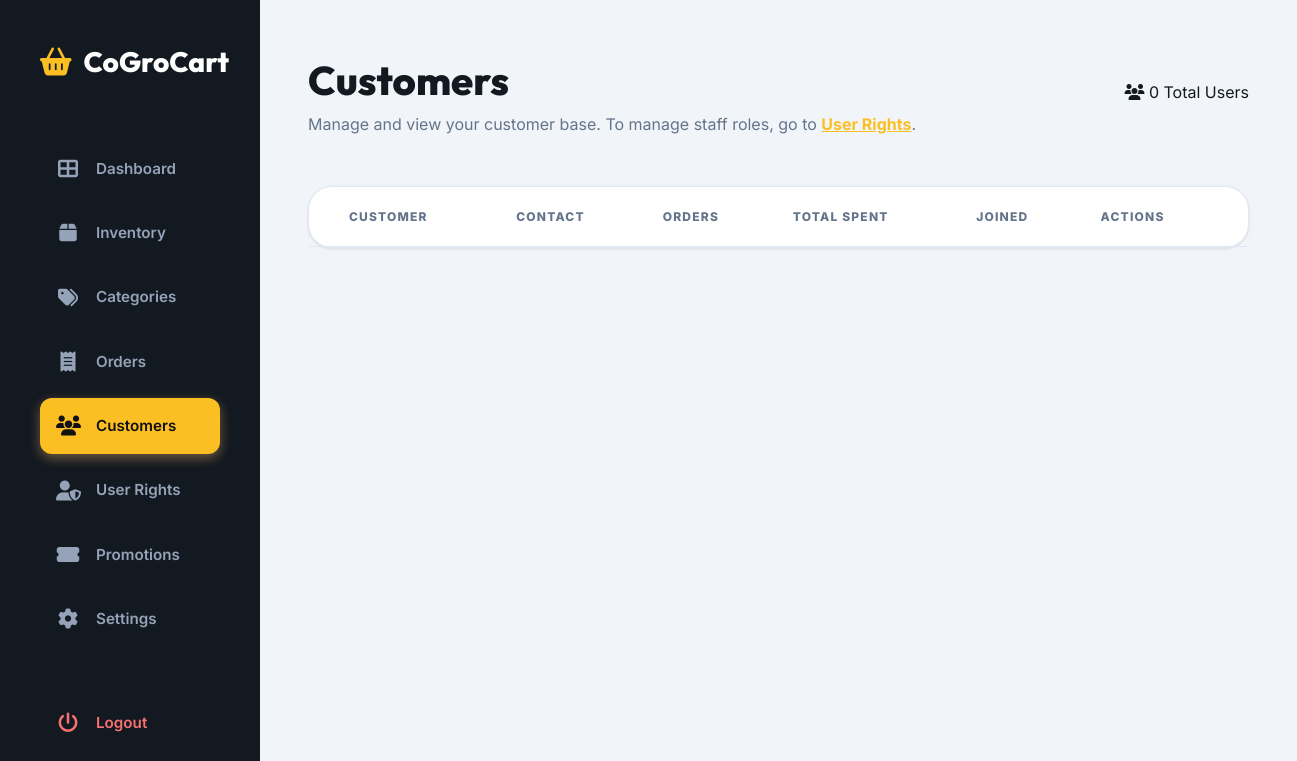
/admin/customers.php (signed in), run on an earlier commit of the app's database.
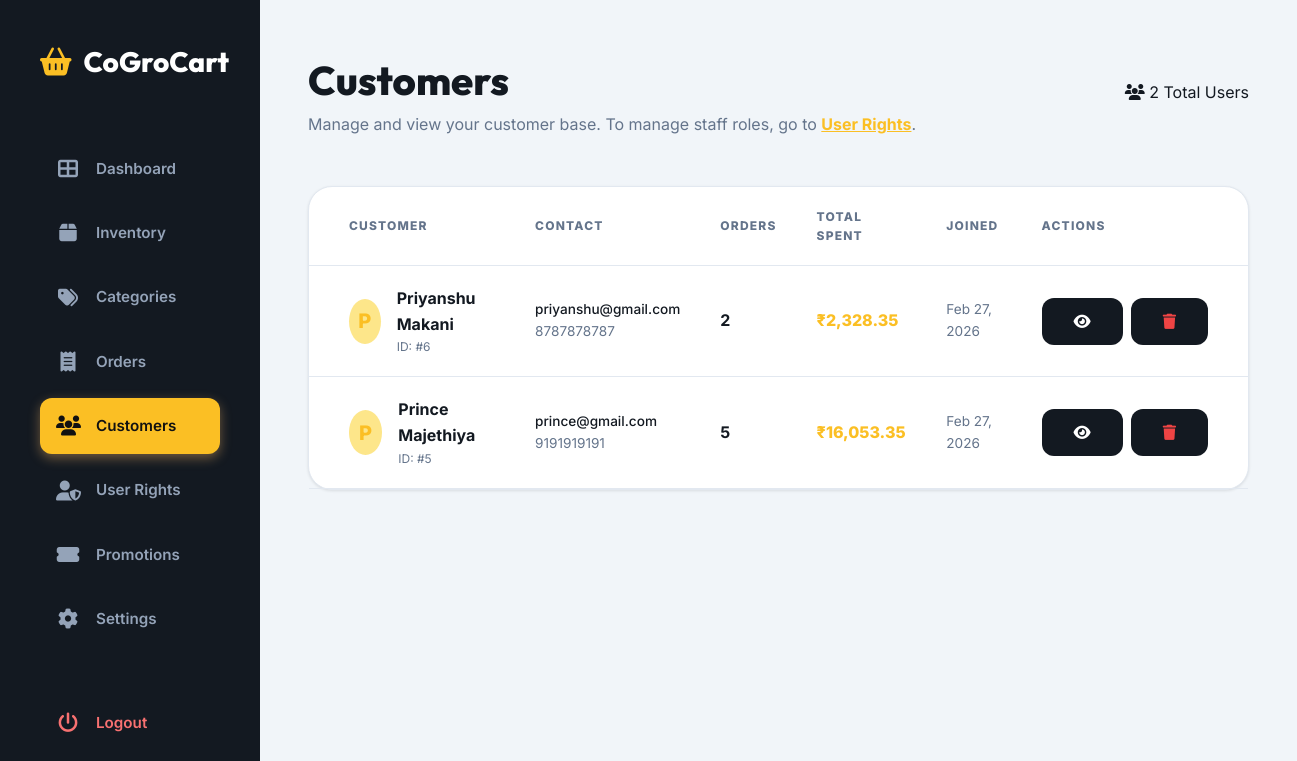
And on a later commit of the database.
### tables this page shows
CREATE TABLE `users` (
  `id` int(11) NOT NULL,
  `name` varchar(100) NOT NULL,
  `email` varchar(100) NOT NULL,
  `phone` varchar(15) NOT NULL,
  `password` varchar(255) NOT NULL,
  `role` enum('customer','admin','delivery') NOT NULL DEFAULT 'customer',
  `status` enum('active','inactive') NOT NULL DEFAULT 'active',
  `address` text DEFAULT NULL,
  `city` varchar(50) DEFAULT NULL,
  `postal_code` varchar(10) DEFAULT NULL,
  `created_at` timestamp NOT NULL DEFAULT current_timestamp(),
  `updated_at` timestamp NOT NULL DEFAULT current_timestamp() ON UPDATE current_timestamp()
);

### config/functions.php (called while the page is built, shortened)
<?php
function formatCurrency($amount) {
    return "₹" . number_format($amount, 2);
}
?>

### admin/customers.php (the view, shortened to what this page needs)
<?php
include_once 'includes/header.php';
$page = isset($_GET['page']) ? intval($_GET['page']) : 1;
$per_page = 15;
$offset = ($page - 1) * $per_page;
$customers = $conn->query("SELECT u.*, COUNT(o.id) as total_orders, SUM(o.total_price) as total_spent FROM users u LEFT JOIN orders o ON u.id = o.user_id WHERE u.role = 'customer' GROUP BY u.id ORDER BY u.created_at DESC LIMIT $per_page OFFSET $offset")->fetch_all(MYSQLI_ASSOC);
$total_customers = $conn->query("SELECT COUNT(*) as count FROM users WHERE role = 'customer'")->fetch_assoc()['count'];
?>
<div class="">
    <div style="display: flex; justify-content: space-between; align-items: center; margin-bottom: 3rem;">
        <div>
            <h1 style="font-size: 2.5rem;">Customers</h1>
            <p style="color: #64748b;">Manage and view your customer base. To manage staff roles, go to <a href="users.php" style="color: var(--primary); font-weight: 700;">User Rights</a>.</p>
        </div>
        <div class="stat-badge"><i class="fas fa-users"></i> <?php echo $total_customers; ?> Total Users</div>
    </div>
    <div class="admin-card" style="padding: 0;">
        <table class="admin-table">
            <thead>
                <tr>
                    <th style="padding-left: 2.5rem;">Customer</th>
                    <th>Contact</th>
                    <th>Orders</th>
                    <th>Total Spent</th>
                    <th>Joined</th>
                    <th style="padding-right: 2.5rem;">Actions</th>
                </tr>
            </thead>
            <tbody>
                <?php foreach($customers as $c): ?>
                <tr>
                    <td style="padding-left: 2.5rem;">
                        <div style="display: flex; align-items: center; gap: 1rem;">
                            <div style="width: 45px; height: 45px; border-radius: 50%; background: var(--primary-light); color: var(--primary); display: flex; align-items: center; justify-content: center; font-weight: 800; font-size: 1.25rem;">
                                <?php echo strtoupper(substr($c['name'], 0, 1)); ?>
                            </div>
                            <div>
                                <div style="font-weight: 700;"><?php echo htmlspecialchars($c['name']); ?></div>
                                <div style="font-size: 0.75rem; color: #64748b;">ID: #<?php echo $c['id']; ?></div>
                            </div>
                        </div>
                    </td>
                    <td>
                        <div style="font-size: 0.85rem; font-weight: 500;"><?php echo htmlspecialchars($c['email']); ?></div>
                        <div style="font-size: 0.85rem; color: #64748b;"><?php echo htmlspecialchars($c['phone']); ?></div>
                    </td>
                    <td><span style="font-weight: 700;"><?php echo $c['total_orders']; ?></span></td>
                    <td style="font-weight: 800; color: var(--primary);"><?php echo formatCurrency($c['total_spent'] ?: 0); ?></td>
                    <td style="font-size: 0.85rem; color: #64748b;"><?php echo date('M d, Y', strtotime($c['created_at'])); ?></td>
                    <td style="padding-right: 2.5rem;">
                        <div style="display: flex; gap: 0.5rem;">
                            <button class="btn btn-secondary btn-sm" onclick="alert('Viewing customer <?php echo $c['id']; ?>')"><i class="fas fa-eye"></i></button>
                            <a href="?delete=<?php echo $c['id']; ?>" class="btn btn-secondary btn-sm" style="color: #ef4444;" onclick="return confirm('Delete customer?')"><i class="fas fa-trash"></i></a>
                        </div>
                    </td>
                </tr>
                <?php endforeach; ?>
            </tbody>
        </table>
    </div>
</div>
<?php include_once 'includes/footer.php'; ?>

What changed in the data, as far as the page shows it:
added users: name "P", name "Priyanshu Makani", id "6", email "priyanshu@gmail.com", phone "8787878787", total_orders "2", total_spent "₹2,328.35", created_at "Feb 27, 2026"
added users: name "P", name "Prince Majethiya", id "5", email "prince@gmail.com", phone "9191919191", total_orders "5", total_spent "₹16,053.35", created_at "Feb 27, 2026"
Also different on the page:
$total_customers: "0" → "2"
